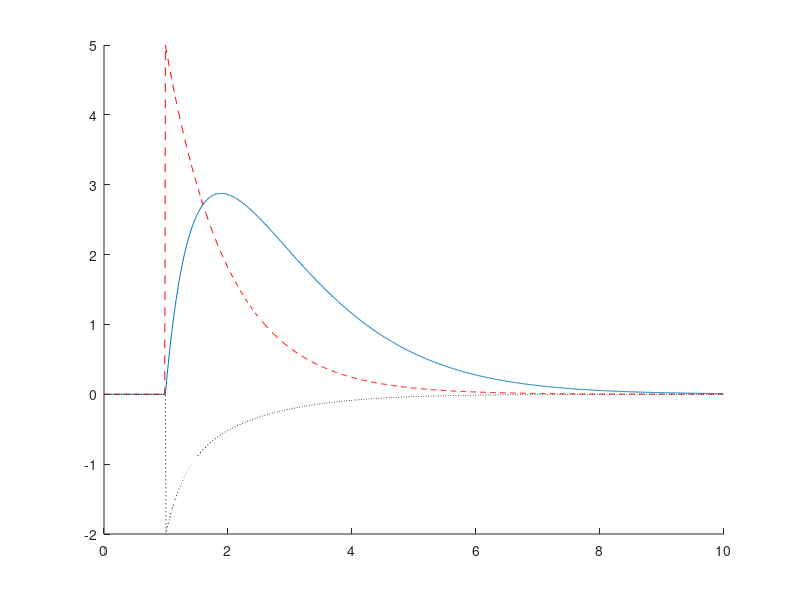

MATLAB code to generate this figure:
%% Synaptic conductance model to simulate an EPSP
 clear; clf; hold on;

%% Setting some constants and initial values
 c_m=1; g_L=1; tau_syn=1; E_syn=10; delta_t=0.01;  
 g_syn(1)=0; I_syn(1)=0; v_m(1)=0; t(1)=0; 

%% Numerical integration using Euler scheme
 for i=2:10/delta_t
   t(i)=t(i-1)+delta_t;
   if abs(t(i)-1)<0.001; g_syn(i-1)=1; end
    g_syn(i)= g_syn(i-1) - delta_t/tau_syn * g_syn(i-1);
    I_syn(i)= g_syn(i) * (v_m(i-1)-E_syn);
    v_m(i) = v_m(i-1) - delta_t/c_m *g_L* v_m(i-1) ...
               - delta_t/c_m * I_syn(i);
 end

%% Plotting results
 plot(t,v_m); plot(t,g_syn*5,'r--'); plot(t,I_syn/5,'k:') 